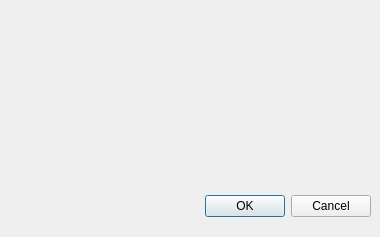
<?xml version="1.0" encoding="UTF-8"?>
<ui version="4.0">
 <class>Dialog</class>
 <widget class="QDialog" name="Dialog">
  <property name="geometry">
   <rect>
    <x>0</x>
    <y>0</y>
    <width>380</width>
    <height>237</height>
   </rect>
  </property>
  <property name="windowTitle">
   <string>Dialog</string>
  </property>
  <widget class="QDialogButtonBox" name="buttonBox">
   <property name="geometry">
    <rect>
     <x>30</x>
     <y>190</y>
     <width>341</width>
     <height>32</height>
    </rect>
   </property>
   <property name="orientation">
    <enum>Qt::Horizontal</enum>
   </property>
   <property name="standardButtons">
    <set>QDialogButtonBox::Cancel|QDialogButtonBox::Ok</set>
   </property>
  </widget>
  <widget class="QWidget" name="verticalLayoutWidget">
   <property name="geometry">
    <rect>
     <x>60</x>
     <y>30</y>
     <width>261</width>
     <height>131</height>
    </rect>
   </property>
   <layout class="QVBoxLayout" name="verticalLayout"/>
  </widget>
 </widget>
 <resources/>
 <connections>
  <connection>
   <sender>buttonBox</sender>
   <signal>accepted()</signal>
   <receiver>Dialog</receiver>
   <slot>accept()</slot>
   <hints>
    <hint type="sourcelabel">
     <x>248</x>
     <y>254</y>
    </hint>
    <hint type="destinationlabel">
     <x>157</x>
     <y>274</y>
    </hint>
   </hints>
  </connection>
  <connection>
   <sender>buttonBox</sender>
   <signal>rejected()</signal>
   <receiver>Dialog</receiver>
   <slot>reject()</slot>
   <hints>
    <hint type="sourcelabel">
     <x>316</x>
     <y>260</y>
    </hint>
    <hint type="destinationlabel">
     <x>286</x>
     <y>274</y>
    </hint>
   </hints>
  </connection>
 </connections>
</ui>
